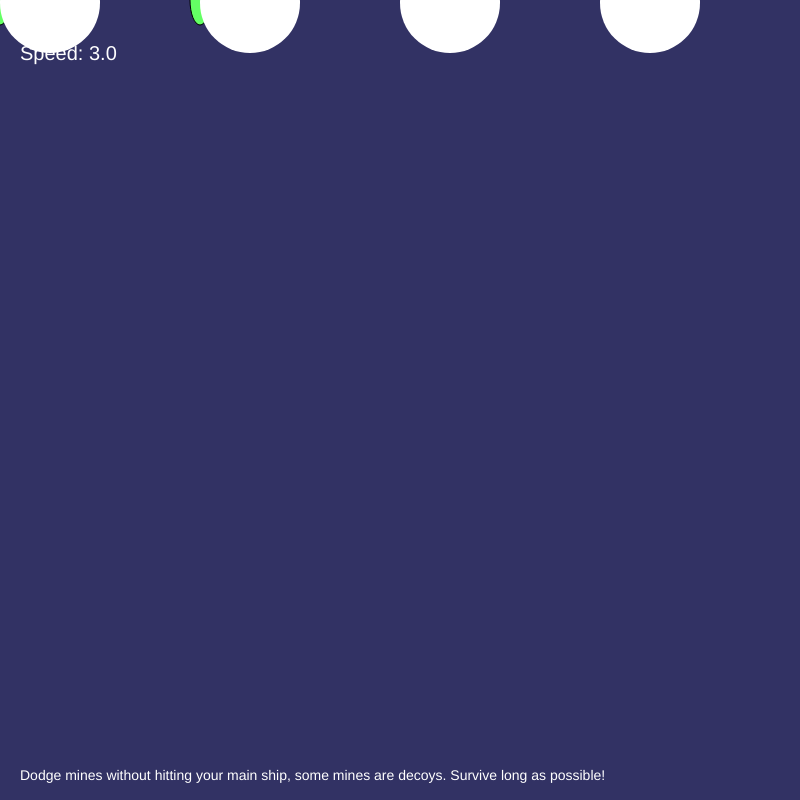
Frame 1 (no input)
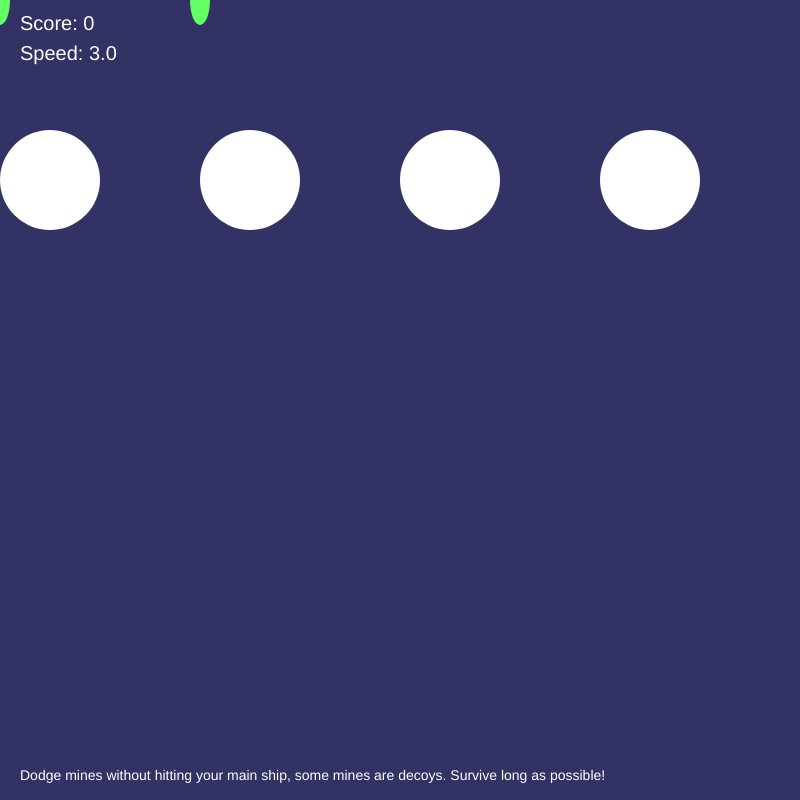
Frame 60 (no input)
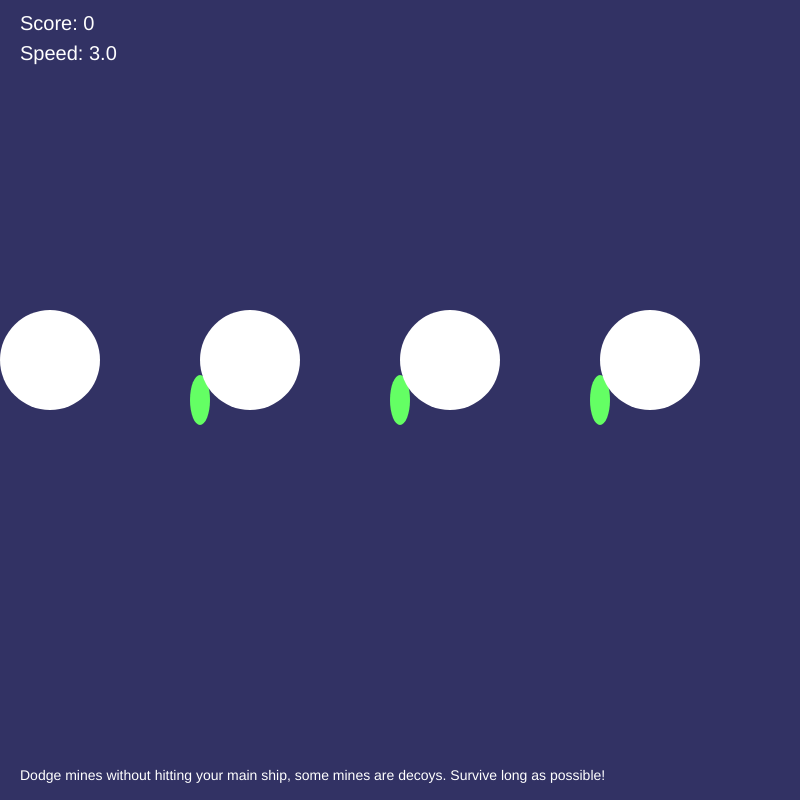
Frame 120 (the mouse pressed at the canvas centre since frame 60)

The p5.js sketch that drew these frames (run headless with seeded random() and noise() and a simulated clock; from frame 60 on, the mouse is pressed at the canvas centre):

// p5.js sketch
// ── sketch.js
let playerX = 400;
let playerSize = 20;
let playerY = 700;

let obstacleX = 400;
let obstacleY = -50;
let obstacleSize = 100
let obstacleSpeed = 3;

let score = 0;
let isGameOver = false;
let obstacleTimer = 0;

function setup() {
  createCanvas(800, 800);
}

function draw() {
  if (isGameOver) {
    drawGameOver();
    return;
  }

  background(50, 50, 100);

  // Player movement
  playerX = mouseX;
  playerY = mouseY;


  // Obstacle
  obstacleY += obstacleSpeed;

  // Reset obstacle
  if (obstacleY > height + obstacleSize) {
    obstacleY = -obstacleSize;
    obstacleX = random(obstacleSize, width - obstacleSize);
    score += 1;

    // Difficulty
    if (score % 1 === 0) {
      obstacleSpeed += 1.0;
    }
  }

  // Collision
  let distance = dist(playerX, playerY, obstacleX + obstacleSize/2, obstacleY + obstacleSize/2);
  if (distance < (playerSize + obstacleSize) / 2) {
    isGameOver = true;
  }

  // Player
  fill(100, 255, 100);
  ellipse(playerX, playerY, playerSize, 50, 100);
  ellipse(playerX -200, playerY, playerSize, 50, 100);
  ellipse(playerX +200, playerY, playerSize, 50, 100);

  // Draw obstacle
  fill(400);
  noStroke();
  rect(obstacleX, obstacleY, obstacleSize, obstacleSize, 100);
  rect(obstacleX -200, obstacleY, obstacleSize, obstacleSize, 100);
  rect(obstacleX +200, obstacleY, obstacleSize, obstacleSize, 100);
  rect(obstacleX -400, obstacleY, obstacleSize, obstacleSize, 100);
  rect(obstacleX +400, obstacleY, obstacleSize, obstacleSize, 100);
  rect(obstacleX -600, obstacleY, obstacleSize, obstacleSize, 100);
  rect(obstacleX +600, obstacleY, obstacleSize, obstacleSize, 100);
  

  // Draw score
  fill(255);
  textSize(20);
  text("Score: " + score, 20, 30);
  text("Speed: " + obstacleSpeed.toFixed(1), 20, 60);

  // Instructions
  textSize(14);
  text("Dodge mines without hitting your main ship, some mines are decoys. Survive long as possible!", 20, height - 20);
}

function drawGameOver() {
  background('red');
  fill(255);
  textAlign(CENTER);
  textSize(80);
  text("GAME OVER X(", width/2, height/2 - 40);
  textSize(24);
  text("Your score: " + score, width/2, height/2);
  textSize(18);
  text("Click to Restart", width/2, height/2 + 40);
}

function mousePressed() {
  if (isGameOver) {
    // Restart game
    isGameOver = false;
    score = 0;
    obstacleSpeed = 3;
    playerX = 400;
    obstacleX = 400;
    obstacleY = -50;
  }
}
